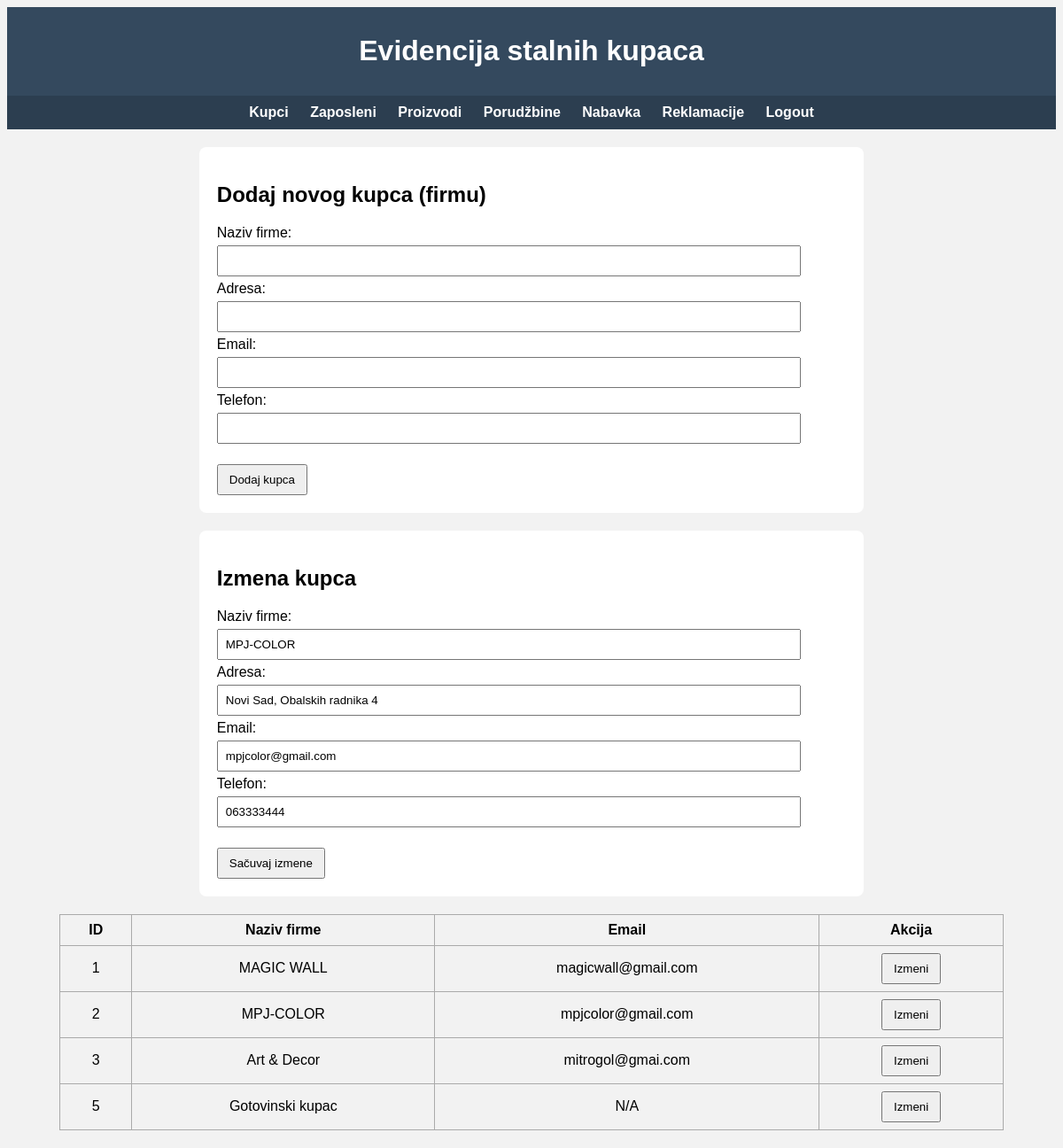
Page /kupac.php?edit=2 (signed in) on the committed database.
### tables this page shows
CREATE TABLE `kupac` (
  `id_kupca` int(11) NOT NULL,
  `naziv_firme` varchar(100) NOT NULL,
  `telefon` varchar(30) DEFAULT NULL,
  `email` varchar(100) DEFAULT NULL,
  `adresa` varchar(255) DEFAULT NULL
);

### kupac.php (the view, shortened to what this page needs)
<?php
require_once('konekcija.php');
$edit_kupac = null;
if (isset($_GET['edit'])) {
    $id = $_GET['edit'];
    $result = mysqli_query($db, "SELECT * FROM kupac WHERE id_kupca=$id");
    $edit_kupac = mysqli_fetch_assoc($result);
}
?>
<!DOCTYPE html>
<html lang="sr">
<head>
</head>
<body>
<header>
    <h1>Evidencija stalnih kupaca</h1>
</header>
<nav>
<?php if (isset($_SESSION['id_zaposlenog'])): ?>
    <a href="kupac.php">Kupci</a>
    <a href="zaposleni.php">Zaposleni</a>
    <a href="proizvod.php">Proizvodi</a>
    <a href="porudzbina.php">Porudžbine</a>
    <a href="nabavka.php">Nabavka</a>
    <a href="reklamacija.php">Reklamacije</a>
    <a href="logout.php">Logout</a>
<?php else: ?>
    <a href="login.php">Login</a>
<?php endif; ?>
</nav>
<div class="box">
    <h2>Dodaj novog kupca (firmu)</h2>
    <form method="post">
        Naziv firme:<br>
        <input type="text" name="naziv_firme" required><br>
        Adresa:<br>
        <input type="text" name="adresa"><br>
        Email:<br>
        <input type="email" name="email"><br>
        Telefon:<br>
        <input type="text" name="telefon"><br><br>
        <button type="submit" name="create">Dodaj kupca</button>
    </form>
</div>
<?php if ($edit_kupac): ?>
<div class="box">
    <h2>Izmena kupca</h2>
    <form method="post">
        Naziv firme:<br>
        <input type="text" name="naziv_firme" value="<?= $edit_kupac['naziv_firme'] ?>"><br>
        Adresa:<br>
        <input type="text" name="adresa" value="<?= $edit_kupac['adresa'] ?>"><br>
        Email:<br>
        <input type="email" name="email" value="<?= $edit_kupac['email'] ?>"><br>
        Telefon:<br>
        <input type="text" name="telefon" value="<?= $edit_kupac['telefon'] ?>"><br><br>
        <button type="submit" name="update">Sačuvaj izmene</button>
    </form>
</div>
<?php endif; ?>
<?php
$result = mysqli_query($db, "SELECT * FROM kupac");
if ($result && mysqli_num_rows($result) > 0) {
    echo "<table>";
    echo "<tr><th>ID</th><th>Naziv firme</th><th>Email</th><th>Akcija</th></tr>";
    while ($row = mysqli_fetch_assoc($result)) {
        echo "<tr>
                <td>{$row['id_kupca']}</td>
                <td>{$row['naziv_firme']}</td>
                <td>{$row['email']}</td>
                <td>
                    <form method='get' action='kupac.php' style='display:inline;'>
                    <input type='hidden' name='edit' value='{$row['id_kupca']}'>
                    <button type='submit'>Izmeni</button>
                    </form>
                </td>
              </tr>";
    }
    echo "</table>";
}
?>
</body>
</html>

### kupac.php (style rules this page uses)
body { font-family: Arial; background:#f2f2f2; }
header, nav { text-align:center; color:white; padding:10px; }
header { background:#34495e; }
nav { background:#2c3e50; }
nav a { color:white; margin:0 10px; text-decoration:none; font-weight:bold; }
.box { background:white; width:60%; margin:20px auto; padding:20px; border-radius:8px; }
input { width:90%; padding:8px; margin:5px 0; }
button { padding:8px 12px; cursor:pointer; }
table { width:90%; margin:20px auto; border-collapse:collapse; }
th, td { border:1px solid #aaa; padding:8px; text-align:center; }

### rows in the picture
kupac: naziv_firme "MPJ-COLOR", adresa "Novi Sad, Obalskih radnika 4", email "mpjcolor@gmail.com", telefon "063333444", id_kupca "2"
kupac: id_kupca "1", naziv_firme "MAGIC WALL", email "magicwall@gmail.com"
kupac: id_kupca "3", naziv_firme "Art & Decor", email "mitrogol@gmai.com"
kupac: id_kupca "5", naziv_firme "Gotovinski kupac", email "N/A"
